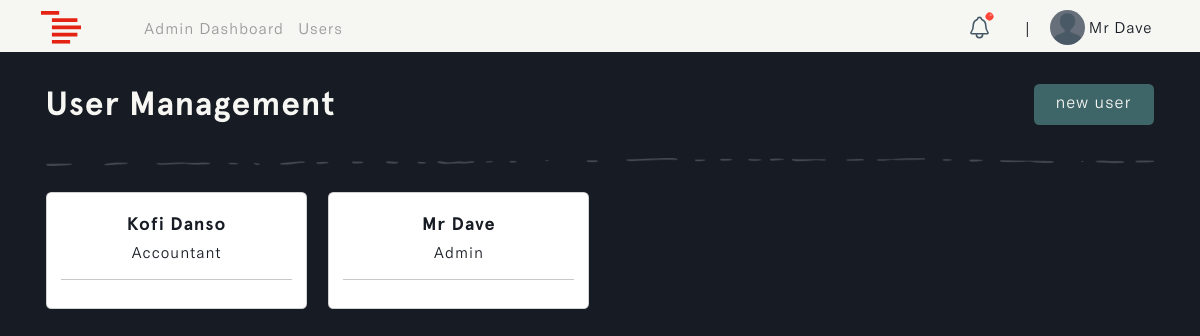
Page /admins/manage-users/ (signed in) on the earlier database version.
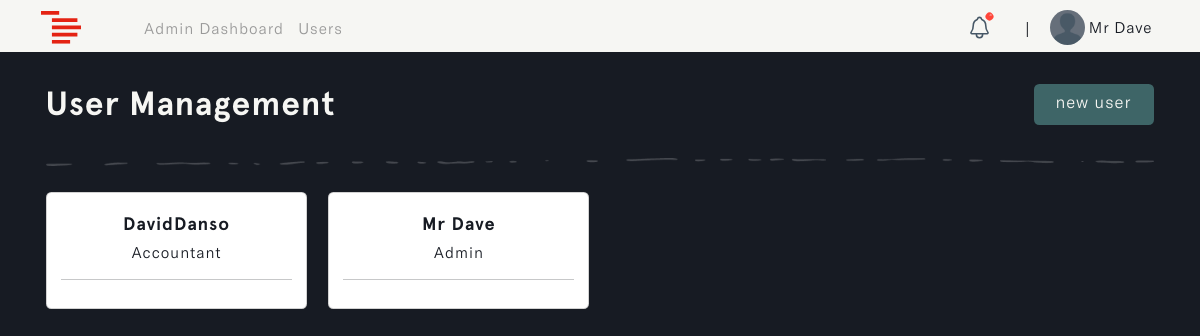
Same page on the later database version.
### accounts/models.py (models this page shows, shortened)
class Profile(models.Model):
    user = models.OneToOneField(settings.AUTH_USER_MODEL, on_delete=models.CASCADE, blank=True, null=True)
    name = models.CharField(max_length=255, unique=True)
    username = models.CharField(max_length=255, unique=True, blank=True, null=True)
    email = models.EmailField(max_length=255, unique=True)
    updated_time_stamp = models.DateTimeField(auto_now=True)
    created_time_stamp = models.DateTimeField(auto_now_add=True)
    id = models.UUIDField(default=uuid.uuid4, primary_key=True, unique=True, editable=False)

class User(AbstractUser):
    ROLES = (
        ('admin', 'Admin'),
        ('accountant', 'Accountant'),
        ('manager', 'Manager'),
    )
    role = models.CharField(max_length=20, choices=ROLES, default='admin')

### u_admin/views.py (the view)
# urls.py: path('manage-users/', views.user_management, name='users'),
@login_required
def user_management(request):
    if request.user.role != 'admin':
        return redirect('login')
    users = Profile.objects.all()
    if request.method == 'POST':
        form = UserCreationForm(request.POST)
        if form.is_valid():
            user = form.save(commit=False)
            user.username = user.username.lower()
            user.save()
            return redirect('users')
    else:
        form = UserCreationForm()
    context = {'users': users, 'form': form}
    return render(request, 'u_admin/user_management.html', context)

### u_admin/templates/u_admin/user_management.html (shortened to what this page needs)
{% load static %}
{% load humanize %}
<!DOCTYPE html>
<html lang="en" class="js has-scroll-init has-scroll-smooth">
  <head>
    <link rel="stylesheet" href="{% static '/css/bootstrap.min.css' %}" />
    <link rel="stylesheet" href="{% static '/css/user_management.css' %}" />
  </head>
  <body
    id="pageTop"
    class="page-content"
    data-spy="scroll"
    data-target="#mainNav"
  >
    {% include 'nav.html' %}
    <main>
      <div data-scroll class="page page--layout-2" id="main">
        <div id="hero">
          <div class="container-fluid">
            <div class="hero-intro">
              <h1>
                User Management
                <button
                  data-bs-toggle="offcanvas"
                  data-bs-target="#offcanvasRight"
                  aria-controls="offcanvasRight"
                  class="px-4 btn"
                  id="new_user"
                >
                   new user
                </button>
              </h1>
              <img
                src="{% static 'images/line.png'%}"
                class="img-fluid d-flex mx-auto"
                id="page_line"
                alt="page_line"
              />
              <div class="row" id="user_cards">
                {% for user in users reversed %}
                <div class="col-md-3">
                  <div class="card">
                    <div class="card-body">
                      <h5>{{ user.name }}</h5>
                      <h6 id="user_role">
                        <span>{{ user.user.get_role_display }}</span>
                      </h6>
                      <hr id="line" />
                    </div>
                  </div>
                </div>
                {% endfor %}
              </div>
            </div>
          </div>
        </div>
      </div>
    </main>
  </body>
</html>

Differences in the rows shown:
changed Profile "Accountant": name "Kofi Danso" → "DavidDanso"
